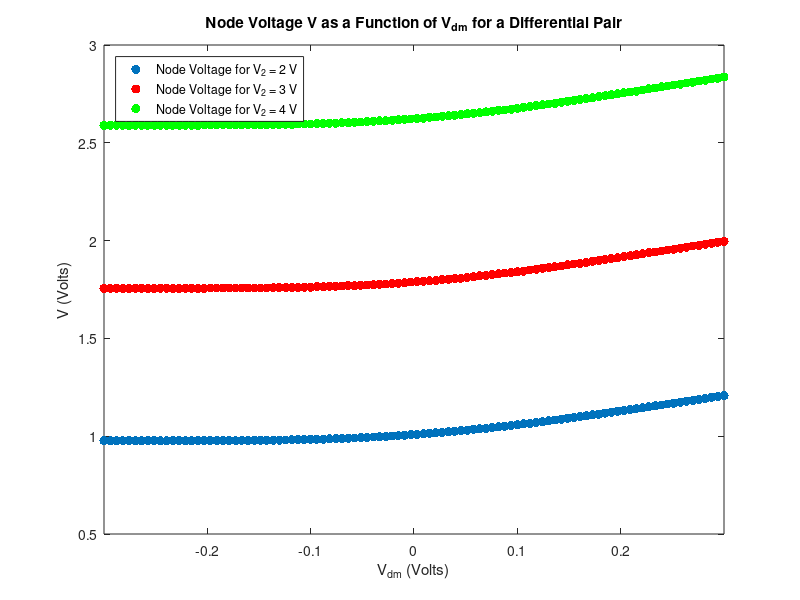

Recreate this plot in MATLAB.
%node voltage weak inversion

load('newdata.mat')

Vdm1 = linspace(-0.3,0.3,100);
Idm1 = I1i - I2i;
Icm1 = I1i + I2i;
I1_1 = I1i;      
I2_1 = I2i;      

Vdm2 = linspace(-0.3,0.3,100);
Idm2 = I1iii - I2ii;
Icm2 = I1iii + I2ii;
I1_2 = I1iii;      
I2_2 = I2iii;      

Vdm3 = linspace(-0.3,0.3,100);
Idm3 = I1iii - I2iii;
Icm3 = I1iii + I2iii;
I1_3 = I1iii;      
I2_3 = I2iii;

V1 = Vi;

V2 = Vii;

V3 = Viii;


plot(Vdm1,V1,'.','MarkerSize',20); hold on;
plot(Vdm2,V2,'r.','MarkerSize',20);
plot(Vdm3,V3,'g.','MarkerSize',20);

xlabel('V_{dm} (Volts)')
ylabel('V (Volts)');
title('Node Voltage V as a Function of V_{dm} for a Differential Pair');
leg = legend('Node Voltage for V_2 = 2 V','Node Voltage for V_2 = 3 V','Node Voltage for V_2 = 4 V','Location','NorthWest');
xlim([-0.3 0.3])
% set(leg,'Position',[0.1456    0.5968    0.2042    0.1502]);
% set(leg,'FontSize',20);